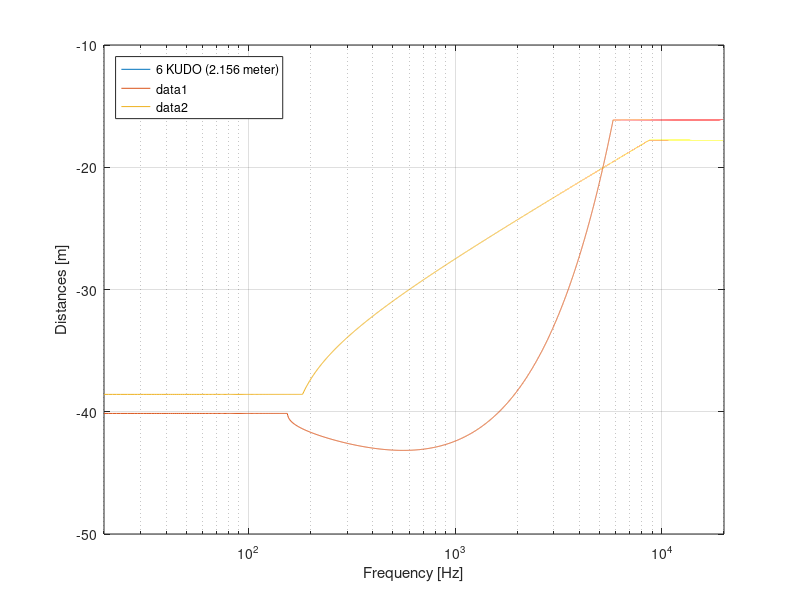

Write the MATLAB code that produced this figure.


clear 

down1 = 1;
down2 = 1;
down3 = 1;
down4 = 1;

f = [20:1:20000]';

number = 6;

H_kudo = 0.356;
H_dis = 0.004;

H = H_kudo*number + (number-1)*H_dis;

limit = real((3/2).*f/1000.*H^2.*sqrt(1-(1./(3.*(f/1000).*H))));


limit_n = [downsample(limit(1:100),down1);    downsample(limit(100+1:1000),down2);    downsample(limit(1000+1:10000),down3);  downsample(limit(10000+1:end),down4) ];
f_n     = [downsample(f(1:100),down1);        downsample(f(100+1:1000),down2);        downsample(f(1000+1:10000),down3);      downsample(f(10000+1:end),down4) ];


semilogx(f_n,limit_n)
hold on
axis([20 20000 0 100])
grid on
xlabel('Frequency [Hz]')
ylabel('Distances [m]')
%%

legend({'6 KUDO (2.156 meter)','3 KUDO (1.076 meter)'},'Location','northwest')





%%

L1 = 100;


L2 = L1-abs(20*log10(40/50))

loss = abs(20*log10(50/60))

%%



point_source = abs(20*log10(30/0.001))

mic = abs(20*log10(30/1))


res = mic -point_source


%%

for i=1:length(limit)
    if limit(i) >40
       limit_ed(i) =40;
    end
    if limit(i) <40
        limit_ed(i)=limit(i);
    end
    %if limit(i) <1
    %    limit_ed(i)=1;
    %end
end

near = limit_ed;
far = 40-limit_ed;

near_1m = (1);
near_surface = (near+1);
far_surface  = (near_surface.*(2).^(far/3));

area_diff = far_surface/near_1m;


mic_db = -10*log10(area_diff);
semilogx(f,mic_db)
axis([20 20000 -50 -10])
%%
abs(20*log10(40/1))



%%





near_1m = 1;
near_surface = 4;
far_surface  = (4.*2.^2)

%%

near_1m = 1;
near_surface = 2+1;
far_surface  = near_surface*((2)^(1.5))




%%


clear

dis = 60;

f = [20:1:20000]';

number = 6;

H_kudo = 0.356;
H_dis = 0.004;

H = H_kudo*number + (number-1)*H_dis;

limit = real((3/2).*f/1000.*H^2.*sqrt(1-(1./(3.*(f/1000).*H))));

for i=1:length(limit)
    if limit(i) >dis
       limit_ed(i) =dis;
    end
    if limit(i) <dis
        limit_ed(i)=limit(i);
    end
    if limit(i) <0.5
        limit_ed(i)=0.5;
    end
end


for i = 1:length(limit_ed)
   %limit=8; 
areal = (limit_ed(i)/2);
area = areal*2^2;

a = [area area*2 area*4 area*8 area*16];
b = [area area*4 area*4*4 area*4*4*4 area*4*4*4*4];

p = polyfit(a,b,3);
x1 = linspace(8,64);
y1 = polyval(p,x1);

result = find(x1>dis);

area_diff = y1(result(1))/0.5;
mic_db(i) = -10*log10(area_diff);
end


%plot(a,b)
%hold on
%plot(x1,y1)
%axis([0 70 0 1200])

semilogx(f,mic_db)
hold on
axis([20 20000 -50 -10])












